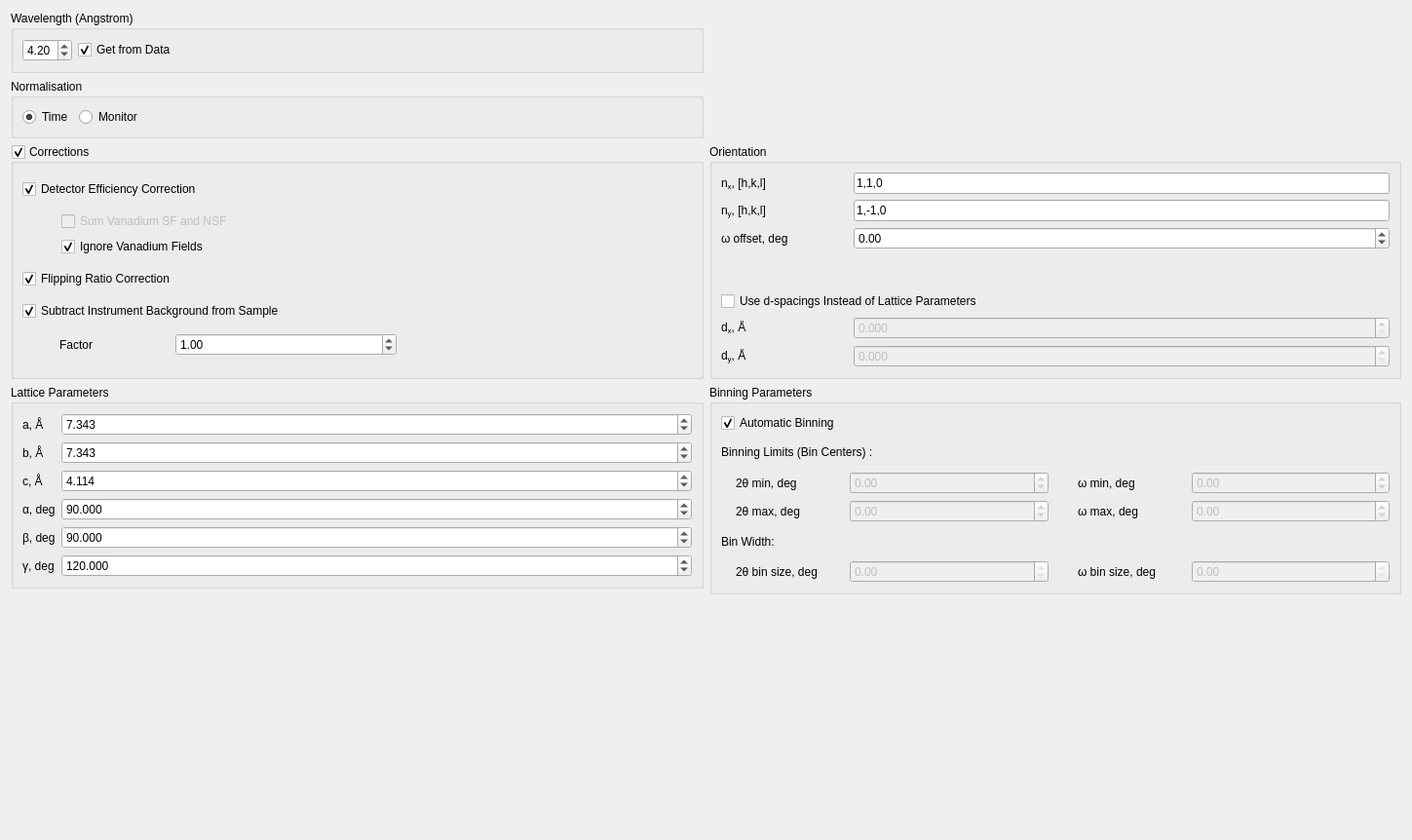
<?xml version="1.0" encoding="UTF-8"?>
<ui version="4.0">
 <class>single_crystal_options_widget</class>
 <widget class="QWidget" name="single_crystal_options_widget">
  <property name="geometry">
   <rect>
    <x>0</x>
    <y>0</y>
    <width>1449</width>
    <height>862</height>
   </rect>
  </property>
  <property name="windowTitle">
   <string>Form</string>
  </property>
  <layout class="QGridLayout" name="gridLayout">
   <item row="3" column="0">
    <widget class="QGroupBox" name="gB_corrections">
     <property name="title">
      <string>Corrections</string>
     </property>
     <property name="checkable">
      <bool>true</bool>
     </property>
     <property name="checked">
      <bool>true</bool>
     </property>
     <layout class="QVBoxLayout" name="verticalLayout_3">
      <item>
       <widget class="QCheckBox" name="cB_det_efficiency">
        <property name="text">
         <string>Detector Efficiency Correction</string>
        </property>
        <property name="checked">
         <bool>true</bool>
        </property>
       </widget>
      </item>
      <item>
       <layout class="QVBoxLayout" name="vBL_detector_efficiency_options">
        <item>
         <layout class="QHBoxLayout" name="hBL_sum_vana_sf_nsf">
          <item>
           <spacer name="hS_sum_vana_sf_nsf">
            <property name="orientation">
             <enum>Qt::Horizontal</enum>
            </property>
            <property name="sizeType">
             <enum>QSizePolicy::Fixed</enum>
            </property>
            <property name="sizeHint" stdset="0">
             <size>
              <width>40</width>
              <height>20</height>
             </size>
            </property>
           </spacer>
          </item>
          <item>
           <widget class="QCheckBox" name="cB_sum_vana_sf_nsf">
            <property name="enabled">
             <bool>false</bool>
            </property>
            <property name="text">
             <string>Sum Vanadium SF and NSF</string>
            </property>
           </widget>
          </item>
         </layout>
        </item>
        <item>
         <layout class="QHBoxLayout" name="hBL_ignore_vana_fields">
          <item>
           <spacer name="hS_ignore_vana_fields">
            <property name="orientation">
             <enum>Qt::Horizontal</enum>
            </property>
            <property name="sizeType">
             <enum>QSizePolicy::Fixed</enum>
            </property>
            <property name="sizeHint" stdset="0">
             <size>
              <width>40</width>
              <height>20</height>
             </size>
            </property>
           </spacer>
          </item>
          <item>
           <widget class="QCheckBox" name="cB_ignore_vana_fields">
            <property name="text">
             <string>Ignore Vanadium Fields</string>
            </property>
            <property name="checked">
             <bool>true</bool>
            </property>
           </widget>
          </item>
         </layout>
        </item>
       </layout>
      </item>
      <item>
       <widget class="QCheckBox" name="cB_flipping_ratio">
        <property name="text">
         <string>Flipping Ratio Correction</string>
        </property>
        <property name="checked">
         <bool>true</bool>
        </property>
       </widget>
      </item>
      <item>
       <widget class="QCheckBox" name="cB_subtract_background_from_sample">
        <property name="text">
         <string>Subtract Instrument Background from Sample</string>
        </property>
        <property name="checked">
         <bool>true</bool>
        </property>
       </widget>
      </item>
      <item>
       <layout class="QHBoxLayout" name="hBL_background_factor" stretch="1,1,2,6,8">
        <property name="sizeConstraint">
         <enum>QLayout::SetFixedSize</enum>
        </property>
        <item>
         <spacer name="hS_background_factor_left">
          <property name="orientation">
           <enum>Qt::Horizontal</enum>
          </property>
          <property name="sizeHint" stdset="0">
           <size>
            <width>40</width>
            <height>20</height>
           </size>
          </property>
         </spacer>
        </item>
        <item>
         <widget class="QLabel" name="l_background_factor">
          <property name="sizePolicy">
           <sizepolicy hsizetype="Preferred" vsizetype="Preferred">
            <horstretch>0</horstretch>
            <verstretch>0</verstretch>
           </sizepolicy>
          </property>
          <property name="text">
           <string>Factor</string>
          </property>
         </widget>
        </item>
        <item>
         <spacer name="hS_background_factor_middle">
          <property name="orientation">
           <enum>Qt::Horizontal</enum>
          </property>
          <property name="sizeHint" stdset="0">
           <size>
            <width>40</width>
            <height>20</height>
           </size>
          </property>
         </spacer>
        </item>
        <item>
         <widget class="QDoubleSpinBox" name="dSB_background_factor">
          <property name="sizePolicy">
           <sizepolicy hsizetype="MinimumExpanding" vsizetype="Fixed">
            <horstretch>0</horstretch>
            <verstretch>0</verstretch>
           </sizepolicy>
          </property>
          <property name="singleStep">
           <double>0.100000000000000</double>
          </property>
          <property name="value">
           <double>1.000000000000000</double>
          </property>
         </widget>
        </item>
        <item>
         <spacer name="hS_background_factor_right">
          <property name="orientation">
           <enum>Qt::Horizontal</enum>
          </property>
          <property name="sizeHint" stdset="0">
           <size>
            <width>40</width>
            <height>20</height>
           </size>
          </property>
         </spacer>
        </item>
       </layout>
      </item>
     </layout>
    </widget>
   </item>
   <item row="1" column="0">
    <widget class="QGroupBox" name="gB_normalisation">
     <property name="title">
      <string>Normalisation</string>
     </property>
     <layout class="QHBoxLayout" name="horizontalLayout_5">
      <item>
       <widget class="QRadioButton" name="rB_norm_time">
        <property name="text">
         <string>Time</string>
        </property>
        <property name="checked">
         <bool>true</bool>
        </property>
       </widget>
      </item>
      <item>
       <widget class="QRadioButton" name="rB_norm_monitor">
        <property name="text">
         <string>Monitor</string>
        </property>
       </widget>
      </item>
      <item>
       <spacer name="hS_normalisation">
        <property name="orientation">
         <enum>Qt::Horizontal</enum>
        </property>
        <property name="sizeHint" stdset="0">
         <size>
          <width>40</width>
          <height>20</height>
         </size>
        </property>
       </spacer>
      </item>
     </layout>
    </widget>
   </item>
   <item row="6" column="0">
    <spacer name="vS_left">
     <property name="orientation">
      <enum>Qt::Vertical</enum>
     </property>
     <property name="sizeHint" stdset="0">
      <size>
       <width>20</width>
       <height>40</height>
      </size>
     </property>
    </spacer>
   </item>
   <item row="4" column="0">
    <widget class="QGroupBox" name="gB_lattice_parameter">
     <property name="title">
      <string>Lattice Parameters</string>
     </property>
     <layout class="QFormLayout" name="formLayout">
      <item row="0" column="0">
       <widget class="QLabel" name="label_a">
        <property name="text">
         <string>a, Å</string>
        </property>
       </widget>
      </item>
      <item row="0" column="1">
       <widget class="QDoubleSpinBox" name="dSB_a">
        <property name="decimals">
         <number>3</number>
        </property>
        <property name="maximum">
         <double>999.000000000000000</double>
        </property>
        <property name="singleStep">
         <double>0.100000000000000</double>
        </property>
        <property name="value">
         <double>7.343000000000000</double>
        </property>
       </widget>
      </item>
      <item row="1" column="0">
       <widget class="QLabel" name="label_b">
        <property name="text">
         <string>b, Å</string>
        </property>
       </widget>
      </item>
      <item row="2" column="0">
       <widget class="QLabel" name="label_c">
        <property name="text">
         <string>c, Å</string>
        </property>
       </widget>
      </item>
      <item row="3" column="0">
       <widget class="QLabel" name="label_alpha">
        <property name="text">
         <string>α, deg</string>
        </property>
       </widget>
      </item>
      <item row="4" column="0">
       <widget class="QLabel" name="label_beta">
        <property name="text">
         <string>β, deg</string>
        </property>
       </widget>
      </item>
      <item row="5" column="0">
       <widget class="QLabel" name="label_gamma">
        <property name="text">
         <string>γ, deg</string>
        </property>
       </widget>
      </item>
      <item row="1" column="1">
       <widget class="QDoubleSpinBox" name="dSB_b">
        <property name="decimals">
         <number>3</number>
        </property>
        <property name="maximum">
         <double>999.000000000000000</double>
        </property>
        <property name="singleStep">
         <double>0.100000000000000</double>
        </property>
        <property name="value">
         <double>7.343000000000000</double>
        </property>
       </widget>
      </item>
      <item row="2" column="1">
       <widget class="QDoubleSpinBox" name="dSB_c">
        <property name="decimals">
         <number>3</number>
        </property>
        <property name="maximum">
         <double>999.000000000000000</double>
        </property>
        <property name="singleStep">
         <double>0.100000000000000</double>
        </property>
        <property name="value">
         <double>4.114000000000000</double>
        </property>
       </widget>
      </item>
      <item row="3" column="1">
       <widget class="QDoubleSpinBox" name="dSB_alpha">
        <property name="decimals">
         <number>3</number>
        </property>
        <property name="maximum">
         <double>360.000000000000000</double>
        </property>
        <property name="singleStep">
         <double>0.100000000000000</double>
        </property>
        <property name="value">
         <double>90.000000000000000</double>
        </property>
       </widget>
      </item>
      <item row="4" column="1">
       <widget class="QDoubleSpinBox" name="dSB_beta">
        <property name="decimals">
         <number>3</number>
        </property>
        <property name="maximum">
         <double>360.000000000000000</double>
        </property>
        <property name="singleStep">
         <double>0.100000000000000</double>
        </property>
        <property name="value">
         <double>90.000000000000000</double>
        </property>
       </widget>
      </item>
      <item row="5" column="1">
       <widget class="QDoubleSpinBox" name="dSB_gamma">
        <property name="decimals">
         <number>3</number>
        </property>
        <property name="maximum">
         <double>360.000000000000000</double>
        </property>
        <property name="singleStep">
         <double>0.100000000000000</double>
        </property>
        <property name="value">
         <double>120.000000000000000</double>
        </property>
       </widget>
      </item>
     </layout>
    </widget>
   </item>
   <item row="0" column="0">
    <widget class="QGroupBox" name="gB_wavelength">
     <property name="title">
      <string>Wavelength (Angstrom)</string>
     </property>
     <layout class="QHBoxLayout" name="horizontalLayout">
      <item>
       <widget class="QDoubleSpinBox" name="dSB_wavelength">
        <property name="maximum">
         <double>9.000000000000000</double>
        </property>
        <property name="singleStep">
         <double>0.100000000000000</double>
        </property>
        <property name="value">
         <double>4.200000000000000</double>
        </property>
       </widget>
      </item>
      <item>
       <widget class="QCheckBox" name="cB_get_wavelength">
        <property name="text">
         <string>Get from Data</string>
        </property>
        <property name="checked">
         <bool>true</bool>
        </property>
       </widget>
      </item>
      <item>
       <spacer name="hS_wavelength">
        <property name="orientation">
         <enum>Qt::Horizontal</enum>
        </property>
        <property name="sizeHint" stdset="0">
         <size>
          <width>40</width>
          <height>20</height>
         </size>
        </property>
       </spacer>
      </item>
     </layout>
    </widget>
   </item>
   <item row="6" column="2">
    <spacer name="vS_right">
     <property name="orientation">
      <enum>Qt::Vertical</enum>
     </property>
     <property name="sizeHint" stdset="0">
      <size>
       <width>20</width>
       <height>40</height>
      </size>
     </property>
    </spacer>
   </item>
   <item row="4" column="2" rowspan="2">
    <widget class="QGroupBox" name="gB_binning">
     <property name="title">
      <string>Binning Parameters</string>
     </property>
     <layout class="QVBoxLayout" name="verticalLayout_4">
      <item>
       <widget class="QCheckBox" name="cB_automatic_binning">
        <property name="text">
         <string>Automatic Binning</string>
        </property>
        <property name="checked">
         <bool>true</bool>
        </property>
       </widget>
      </item>
      <item>
       <widget class="QLabel" name="l_binning_limits">
        <property name="text">
         <string>Binning Limits (Bin Centers) :</string>
        </property>
       </widget>
      </item>
      <item>
       <layout class="QHBoxLayout" name="hBL_two_theta_and_omega_min">
        <property name="spacing">
         <number>30</number>
        </property>
        <property name="leftMargin">
         <number>15</number>
        </property>
        <item>
         <layout class="QHBoxLayout" name="hBL_two_theta_min" stretch="1,2">
          <property name="spacing">
           <number>15</number>
          </property>
          <item>
           <widget class="QLabel" name="l_two_theta_min">
            <property name="text">
             <string>2θ min, deg</string>
            </property>
           </widget>
          </item>
          <item>
           <widget class="QDoubleSpinBox" name="dSB_two_theta_min">
            <property name="enabled">
             <bool>false</bool>
            </property>
            <property name="readOnly">
             <bool>false</bool>
            </property>
            <property name="minimum">
             <double>-360.000000000000000</double>
            </property>
            <property name="maximum">
             <double>360.000000000000000</double>
            </property>
           </widget>
          </item>
         </layout>
        </item>
        <item>
         <layout class="QHBoxLayout" name="hBL_omega_min" stretch="1,2">
          <property name="spacing">
           <number>15</number>
          </property>
          <item>
           <widget class="QLabel" name="l_omega_min">
            <property name="text">
             <string>ω min, deg</string>
            </property>
           </widget>
          </item>
          <item>
           <widget class="QDoubleSpinBox" name="dSB_omega_min">
            <property name="enabled">
             <bool>false</bool>
            </property>
            <property name="minimum">
             <double>-360.000000000000000</double>
            </property>
            <property name="maximum">
             <double>360.000000000000000</double>
            </property>
           </widget>
          </item>
         </layout>
        </item>
       </layout>
      </item>
      <item>
       <layout class="QHBoxLayout" name="hBL_two_theta_and_omega_max">
        <property name="spacing">
         <number>30</number>
        </property>
        <property name="leftMargin">
         <number>15</number>
        </property>
        <item>
         <layout class="QHBoxLayout" name="hBL_two_theta_max" stretch="1,2">
          <property name="spacing">
           <number>15</number>
          </property>
          <item>
           <widget class="QLabel" name="l_two_theta_max">
            <property name="text">
             <string>2θ max, deg</string>
            </property>
           </widget>
          </item>
          <item>
           <widget class="QDoubleSpinBox" name="dSB_two_theta_max">
            <property name="enabled">
             <bool>false</bool>
            </property>
            <property name="minimum">
             <double>-360.000000000000000</double>
            </property>
            <property name="maximum">
             <double>360.000000000000000</double>
            </property>
           </widget>
          </item>
         </layout>
        </item>
        <item>
         <layout class="QHBoxLayout" name="hBL_omega_max" stretch="1,2">
          <property name="spacing">
           <number>15</number>
          </property>
          <item>
           <widget class="QLabel" name="l_omega_max">
            <property name="text">
             <string>ω max, deg</string>
            </property>
           </widget>
          </item>
          <item>
           <widget class="QDoubleSpinBox" name="dSB_omega_max">
            <property name="enabled">
             <bool>false</bool>
            </property>
            <property name="minimum">
             <double>-360.000000000000000</double>
            </property>
            <property name="maximum">
             <double>360.000000000000000</double>
            </property>
           </widget>
          </item>
         </layout>
        </item>
       </layout>
      </item>
      <item>
       <widget class="QLabel" name="l_bin_width">
        <property name="text">
         <string>Bin Width:</string>
        </property>
       </widget>
      </item>
      <item>
       <layout class="QHBoxLayout" name="hBL_two_theta_and_omega_bin_size">
        <property name="spacing">
         <number>30</number>
        </property>
        <property name="leftMargin">
         <number>15</number>
        </property>
        <item>
         <layout class="QHBoxLayout" name="hBL_two_theta_bin_size" stretch="1,2">
          <property name="spacing">
           <number>15</number>
          </property>
          <property name="leftMargin">
           <number>0</number>
          </property>
          <item>
           <widget class="QLabel" name="l_two_theta_bin_size">
            <property name="text">
             <string>2θ bin size, deg</string>
            </property>
           </widget>
          </item>
          <item>
           <widget class="QDoubleSpinBox" name="dSB_two_theta_bin_size">
            <property name="enabled">
             <bool>false</bool>
            </property>
            <property name="maximum">
             <double>0.000000000000000</double>
            </property>
           </widget>
          </item>
         </layout>
        </item>
        <item>
         <layout class="QHBoxLayout" name="hBL_omega_bin_size" stretch="1,2">
          <property name="spacing">
           <number>15</number>
          </property>
          <item>
           <widget class="QLabel" name="l_omega_bin_size">
            <property name="text">
             <string>ω bin size, deg</string>
            </property>
           </widget>
          </item>
          <item>
           <widget class="QDoubleSpinBox" name="dSB_omega_bin_size">
            <property name="enabled">
             <bool>false</bool>
            </property>
            <property name="maximum">
             <double>0.000000000000000</double>
            </property>
           </widget>
          </item>
         </layout>
        </item>
       </layout>
      </item>
     </layout>
    </widget>
   </item>
   <item row="3" column="2">
    <widget class="QGroupBox" name="gB_orientation">
     <property name="title">
      <string>Orientation</string>
     </property>
     <layout class="QVBoxLayout" name="verticalLayout_2">
      <item>
       <layout class="QHBoxLayout" name="hBL_nx">
        <item>
         <widget class="QLabel" name="l_hkl1">
          <property name="sizePolicy">
           <sizepolicy hsizetype="Preferred" vsizetype="Preferred">
            <horstretch>0</horstretch>
            <verstretch>0</verstretch>
           </sizepolicy>
          </property>
          <property name="maximumSize">
           <size>
            <width>130</width>
            <height>16777215</height>
           </size>
          </property>
          <property name="text">
           <string>&lt;html&gt;&lt;head/&gt;&lt;body&gt;&lt;p&gt;n&lt;span style=&quot; vertical-align:sub;&quot;&gt;x&lt;/span&gt;, [h,k,l]&lt;/p&gt;&lt;/body&gt;&lt;/html&gt;</string>
          </property>
         </widget>
        </item>
        <item>
         <widget class="QLineEdit" name="lE_hkl1">
          <property name="sizePolicy">
           <sizepolicy hsizetype="Preferred" vsizetype="Fixed">
            <horstretch>0</horstretch>
            <verstretch>0</verstretch>
           </sizepolicy>
          </property>
          <property name="maximumSize">
           <size>
            <width>16777215</width>
            <height>28</height>
           </size>
          </property>
          <property name="text">
           <string>1,1,0</string>
          </property>
         </widget>
        </item>
       </layout>
      </item>
      <item>
       <layout class="QHBoxLayout" name="hBL_ny">
        <item>
         <widget class="QLabel" name="l_hkl2">
          <property name="maximumSize">
           <size>
            <width>130</width>
            <height>16777215</height>
           </size>
          </property>
          <property name="text">
           <string>&lt;html&gt;&lt;head/&gt;&lt;body&gt;&lt;p&gt;n&lt;span style=&quot; vertical-align:sub;&quot;&gt;y&lt;/span&gt;, [h,k,l]&lt;/p&gt;&lt;/body&gt;&lt;/html&gt;</string>
          </property>
         </widget>
        </item>
        <item>
         <widget class="QLineEdit" name="lE_hkl2">
          <property name="sizePolicy">
           <sizepolicy hsizetype="Preferred" vsizetype="Fixed">
            <horstretch>0</horstretch>
            <verstretch>0</verstretch>
           </sizepolicy>
          </property>
          <property name="maximumSize">
           <size>
            <width>16777215</width>
            <height>28</height>
           </size>
          </property>
          <property name="text">
           <string>1,-1,0</string>
          </property>
         </widget>
        </item>
       </layout>
      </item>
      <item>
       <layout class="QHBoxLayout" name="hBL_omega_offset">
        <item>
         <widget class="QLabel" name="l_omega_offset">
          <property name="maximumSize">
           <size>
            <width>130</width>
            <height>16777215</height>
           </size>
          </property>
          <property name="text">
           <string>ω offset, deg</string>
          </property>
         </widget>
        </item>
        <item>
         <widget class="QDoubleSpinBox" name="dSB_omega_offset">
          <property name="sizePolicy">
           <sizepolicy hsizetype="Preferred" vsizetype="Fixed">
            <horstretch>0</horstretch>
            <verstretch>0</verstretch>
           </sizepolicy>
          </property>
          <property name="maximumSize">
           <size>
            <width>16777215</width>
            <height>28</height>
           </size>
          </property>
          <property name="minimum">
           <double>-360.000000000000000</double>
          </property>
          <property name="maximum">
           <double>360.000000000000000</double>
          </property>
          <property name="value">
           <double>0.000000000000000</double>
          </property>
         </widget>
        </item>
       </layout>
      </item>
      <item>
       <spacer name="vS_orientation">
        <property name="orientation">
         <enum>Qt::Vertical</enum>
        </property>
        <property name="sizeHint" stdset="0">
         <size>
          <width>20</width>
          <height>17</height>
         </size>
        </property>
       </spacer>
      </item>
      <item>
       <widget class="QCheckBox" name="cB_use_dx_dy">
        <property name="text">
         <string>Use d-spacings Instead of Lattice Parameters</string>
        </property>
       </widget>
      </item>
      <item>
       <layout class="QHBoxLayout" name="hBL_dx">
        <item>
         <widget class="QLabel" name="l_dx">
          <property name="maximumSize">
           <size>
            <width>130</width>
            <height>16777215</height>
           </size>
          </property>
          <property name="text">
           <string>d&lt;sub&gt;x&lt;/sub&gt;, Å</string>
          </property>
         </widget>
        </item>
        <item>
         <widget class="QDoubleSpinBox" name="dSB_dx">
          <property name="enabled">
           <bool>false</bool>
          </property>
          <property name="sizePolicy">
           <sizepolicy hsizetype="Preferred" vsizetype="Fixed">
            <horstretch>0</horstretch>
            <verstretch>0</verstretch>
           </sizepolicy>
          </property>
          <property name="maximumSize">
           <size>
            <width>16777215</width>
            <height>28</height>
           </size>
          </property>
          <property name="decimals">
           <number>3</number>
          </property>
          <property name="maximum">
           <double>999.000000000000000</double>
          </property>
          <property name="singleStep">
           <double>0.010000000000000</double>
          </property>
         </widget>
        </item>
       </layout>
      </item>
      <item>
       <layout class="QHBoxLayout" name="hBL_dy">
        <item>
         <widget class="QLabel" name="l_dy">
          <property name="maximumSize">
           <size>
            <width>130</width>
            <height>16777215</height>
           </size>
          </property>
          <property name="text">
           <string>d&lt;sub&gt;y&lt;/sub&gt;, Å</string>
          </property>
         </widget>
        </item>
        <item>
         <widget class="QDoubleSpinBox" name="dSB_dy">
          <property name="enabled">
           <bool>false</bool>
          </property>
          <property name="sizePolicy">
           <sizepolicy hsizetype="Preferred" vsizetype="Fixed">
            <horstretch>0</horstretch>
            <verstretch>0</verstretch>
           </sizepolicy>
          </property>
          <property name="maximumSize">
           <size>
            <width>16777215</width>
            <height>28</height>
           </size>
          </property>
          <property name="decimals">
           <number>3</number>
          </property>
          <property name="maximum">
           <double>999.000000000000000</double>
          </property>
          <property name="singleStep">
           <double>0.010000000000000</double>
          </property>
         </widget>
        </item>
       </layout>
      </item>
     </layout>
    </widget>
   </item>
  </layout>
 </widget>
 <resources/>
 <connections/>
</ui>
